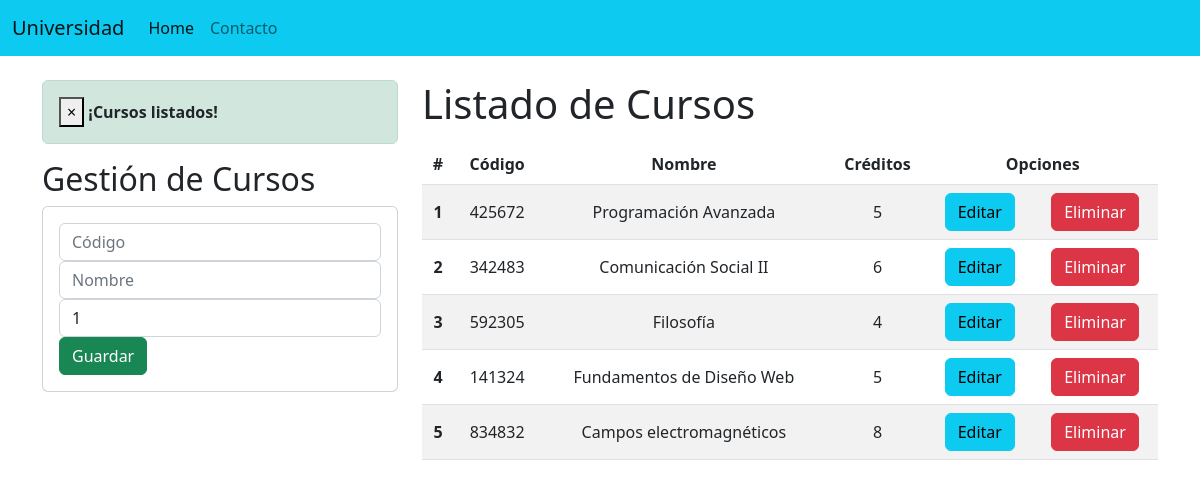
Before: / with the older database file.
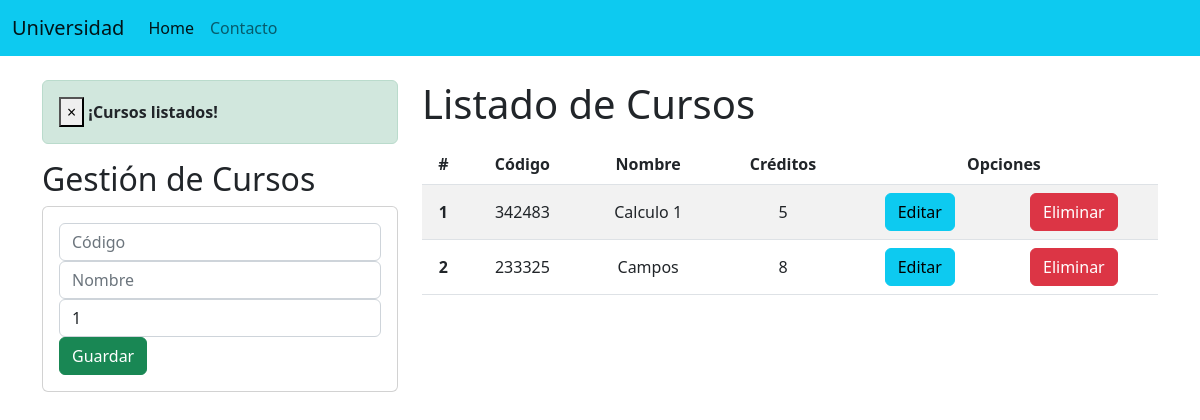
After: the same page with the newer database file.
### academico/models.py (models this page shows, shortened)
class Curso(models.Model):
    codigo = models.CharField(primary_key=True, max_length=6)
    nombre = models.CharField(max_length=50)
    creditos = models.PositiveSmallIntegerField()

### academico/views.py (the view)
# urls.py: path('', views.home, name='home'),
def home(request):
    cursos_listados = Curso.objects.all()
    messages.success(request, "¡Cursos listados!")
    return render(request, 'academico/gestionCursos.html', {'cursos': cursos_listados})

### academico/templates/academico/gestionCursos.html (shortened to what this page needs)
{% extends './base.html' %}
{% block body %}
<div class="row">
    <div class="col-sm-12 col-md-6 col-lg-4 col-xl-4">
        {% if messages %}
        {% for message in messages %}
            <div class="alert alert-dismissible alert-success">
                <button type="button" class="close" data-dismiss="alert">&times;</button>
                <strong class="text-dark">{{ message }}</strong>
            </div>
        {% endfor %}
        {% endif %}
        <h2>Gestión de Cursos</h2>
        <div class="card">
            <div class="card-body">
                <form action="/registrarCurso/" method="POST">{% csrf_token %}
                    <div class="form-group">
                        <input type="text" id="txtCodigo" name="txtCodigo" class="form-control" placeholder="Código" minlength="6" maxlength="6" required>
                    </div>
                    <div class="form-group">
                        <input type="text" id="txtNombre" name="txtNombre" class="form-control" placeholder="Nombre" maxlength="50" required>
                    </div>
                    <div class="form-group">
                        <input type="text" id="numCreditos" name="numCreditos" class="form-control" min="1" max="9" value="1" required>
                    </div>
                    <div class="form-group">
                        <button type="submit" class="btn btn-success btn-block text-white">Guardar</button>
                    </div>
                </form>
            </div>
        </div>
    </div>
    <div class="col-sm-12 col-md-6 col-lg-8 col-xl-8">
        <h1>Listado de Cursos</h1>
        <div class="table-responsive py-2">
            <table class="table table-striped">
                <thead>
                    <tr>
                        <th>#</th>
                        <th>Código</th>
                        <th>Nombre</th>
                        <th>Créditos</th>
                        <th colspan="2">Opciones</th>
                    </tr>
                </thead>
                <tbody>
                    {% for c in cursos %}
                        <tr>
                            <th>{{ forloop.counter }}</th>
                            <td>{{ c.codigo }}</td>
                            <td>{{ c.nombre }}</td>
                            <td>{{ c.creditos }}</td>
                            <td><a href="edicionCurso/{{c.codigo}}" class="btn btn-info">Editar</a></td>
                            <td><a href="eliminarCurso/{{c.codigo}}" class="btn btn-danger btnEliminacion">Eliminar</a></td>
                        </tr>
                    {% endfor %}
                </tbody>
            </table>
        </div>
    </div>
</div>
{% endblock  %}

### academico/templates/academico/base.html (shortened to what this page needs)
<!DOCTYPE html>
<html lang="en">
<head>
    {% load static %}
    <link href="https://cdn.jsdelivr.net/npm/bootstrap@5.2.0-beta1/dist/css/bootstrap.min.css" rel="stylesheet"
>
    <link rel="stylesheet" href="{% static 'academico/css/gestionCursos.css' %}">
</head>
<body>
    <nav class="navbar navbar-expand-lg navbar-light bg-info">
        <div class="container-fluid">
          <a class="navbar-brand" href="#">Universidad</a>
          <div class="collapse navbar-collapse" id="navbarNav">
            <ul class="navbar-nav">
              <li class="nav-item">
                <a class="nav-link active" aria-current="page" href="#">Home</a>
              </li>
              <li class="nav-item">
                <a class="nav-link" href="#">Contacto</a>
              </li>
            </ul>
          </div>
        </div>
      </nav>
      <div class="container py-4">
        {% block body %}
        {% endblock  %}
      </div>
</body>
</html>

### academico/static/academico/css/gestionCursos.css (style rules this page uses)
th, td { text-align: center; vertical-align: middle; }

Changed rows visible on the page:
removed Curso: codigo "425672", nombre "Programación Avanzada", creditos "5"
removed Curso: codigo "592305", nombre "Filosofía", creditos "4"
removed Curso: codigo "141324", nombre "Fundamentos de Diseño Web", creditos "5"
removed Curso: codigo "834832", nombre "Campos electromagnéticos", creditos "8"
changed Curso id 342483: nombre "Comunicación Social II" → "Calculo 1"; creditos "6" → "5"
added Curso: codigo "233325", nombre "Campos", creditos "8"
